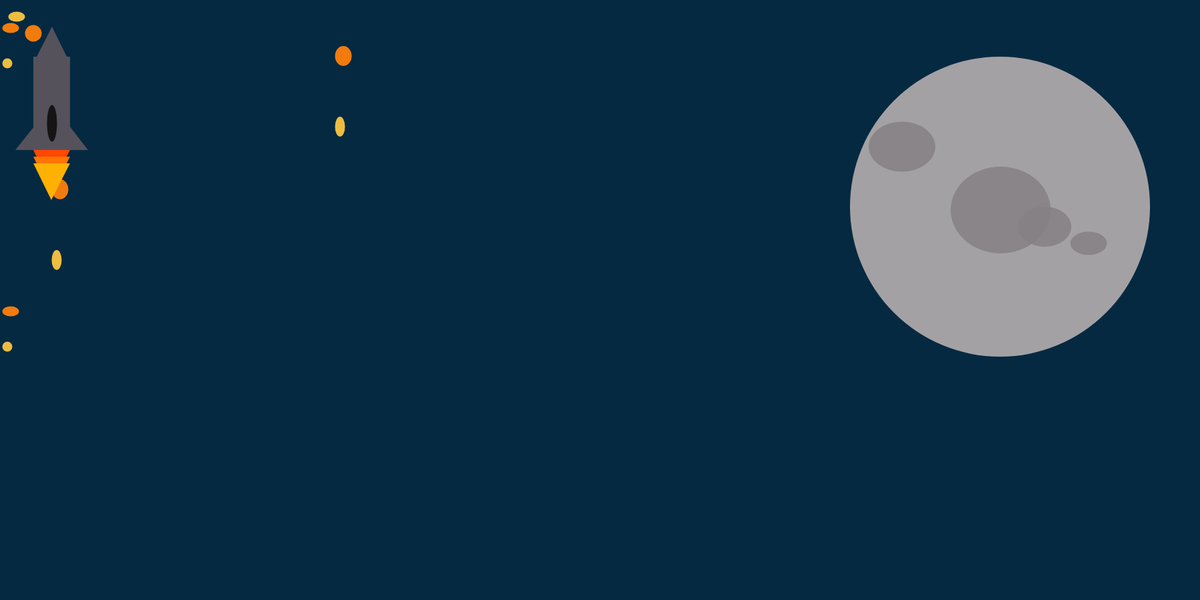
Frame 1 (no input)
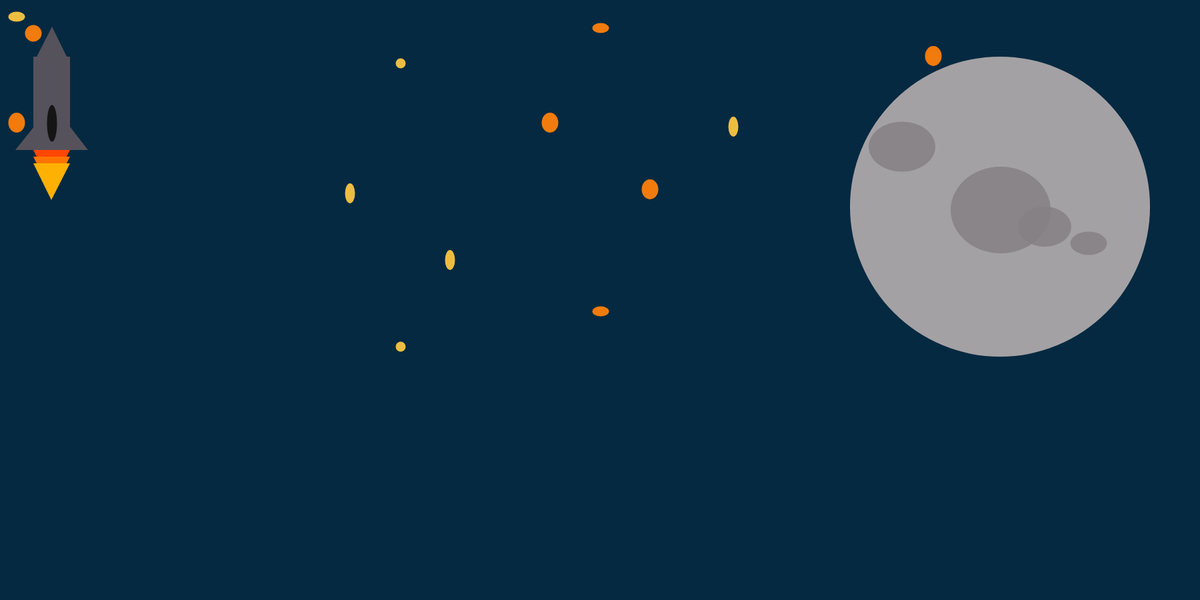
Frame 60 (no input)
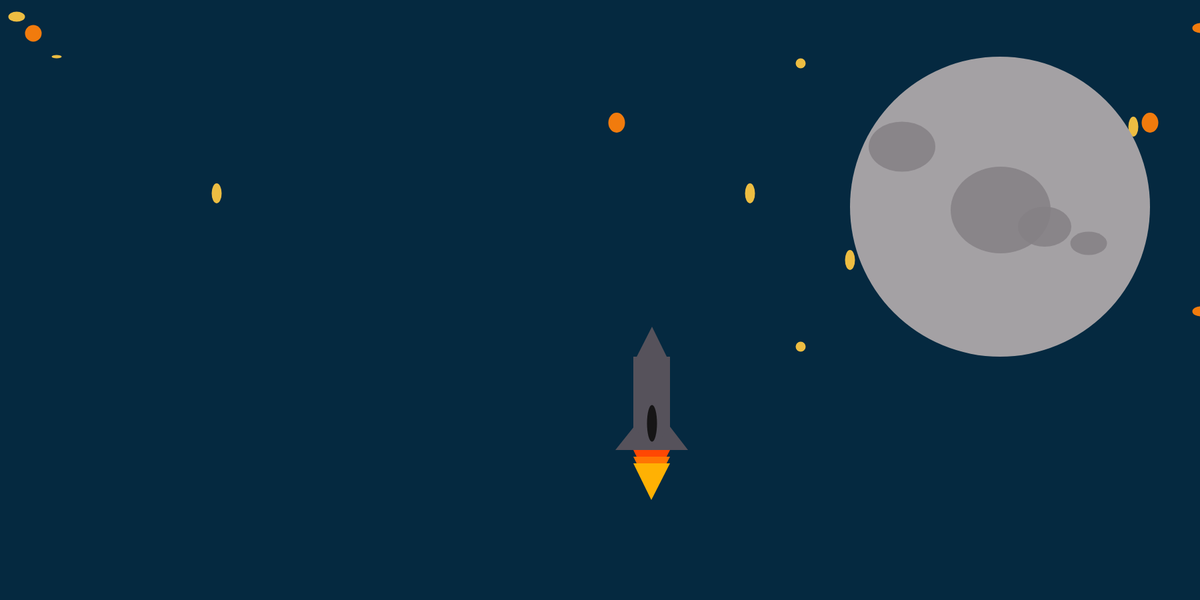
Frame 120 (the mouse pressed at the canvas centre since frame 60)

The p5.js sketch that drew these frames (run headless with seeded random() and noise() and a simulated clock; from frame 60 on, the mouse is pressed at the canvas centre):

// p5.js sketch
// ── sketch.js
let starSize = {
  starWidth1: [25],
  starHeight1: [25],
  starWidth2: [15],
  starHeight2: [15],
  starWidth3: [5],
  starHeight3: [5]

};

function setup() {
    // create a canvas
    createCanvas( 1800,900);
frameRate ( 25 );

}

  var starFill = ( 'rgb(237, 189, 66)' );
  var starFill2= ( 'rgb(241, 123, 13)' );
  var posX= 1;
  var posY= 1;


function draw() {

    background( 'rgb(5, 41, 64)' );
    // turn the cursor off
    noCursor();
    movingStars(1,25,1,1);
    movingStars(1,450,1,1);
    movingStars(75,250,1,2);
    movingStars(-75,150,1,2);
    movingStars(500,50,1,2);
    movingStars(-875,150,1,2);

push();

//stars sandbox

fill (starFill);
noStroke();
ellipse ( 85, 85, starSize.starWidth2, starSize.starHeight3 );


fill (starFill2) ;
noStroke();
ellipse ( 50, 50, starSize.starWidth1, starSize.starHeight1 );


fill (starFill);
noStroke();
ellipse ( 25, 25, starSize.starWidth1, starSize.starHeight2 );





//moon
push();
translate(1000,300);
fill('rgb(164, 161, 164)');
noStroke();
ellipse(500,10,450,450);

//moonspots

translate(1,5);
fill('rgba(133, 128, 133, 0.85)');
noStroke();
ellipse(500,10,150,130);

translate(66,25);
fill('rgba(133, 128, 133, 0.85)');
noStroke();
ellipse(500,10,80,60);

translate(66,25);
fill('rgba(133, 128, 133, 0.85)');
noStroke();
ellipse(500,10,55,35);

translate(215,-145);
fill('rgba(133, 128, 133, 0.85)');
noStroke();
ellipse(5,10,100,75);

pop();
//rocket sandbox

//rocket body

push();

translate( mouseX, mouseY );
fill ('rgb(86, 82, 91)');
noStroke();
translate (10,10);
rect (40,75,55,140);

//rocketsideright
 push();

fill ('rgb(86, 82, 91)');
translate (27,130);
noStroke();
triangle (40, 85, 68, 50, 95, 85);

//rocketsideleft

fill ('rgb(86, 82, 91)');
translate (-54,0);
noStroke();
triangle (40, 85, 68, 50, 95, 85);

pop();


//rocketbodydetails
push();

translate(10,10);
fill ('rgb(22, 21, 22)');
noStroke();
ellipse(58,165,15,55);

pop();


//rockettop
push();

fill ('rgb(86, 82, 91)');
noStroke();
triangle (40, 85, 68, 30, 95, 85);

//rocketbottom

fill ('rgb(255, 71, 3)');
noStroke();
translate (115,280);
triangle (-20, -65, -48, -10, -75, -65);

fill ('rgb(255, 116, 3)');
noStroke();
translate (0,10);
triangle (-20, -65, -48, -10, -75, -65);

fill ('rgb(255, 177, 3)');
noStroke();
translate (0,10);
triangle (-20, -65, -48, -10, -75, -65);

pop();
pop();





  }

  function movingStars(x,y,w,h) {
    push();
    translate(x,y);
    scale(w,h);

    fill (starFill);
    noStroke();
    ellipse((frameCount % 175) *10,70,15,15);

    fill(starFill2);
    ellipse((frameCount % 150) *15,17,25,15);

pop();




  }
